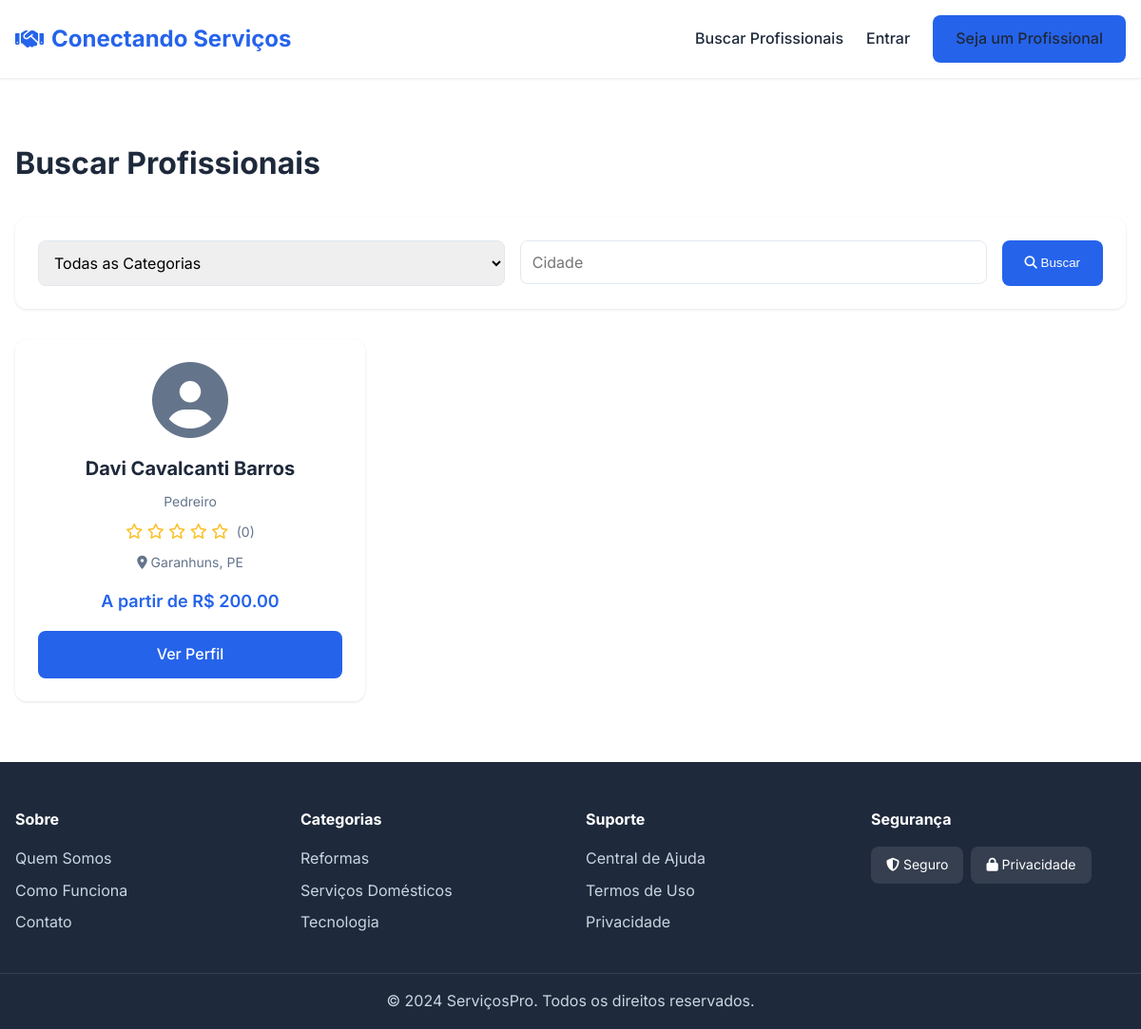
Before: /search with the older database file.
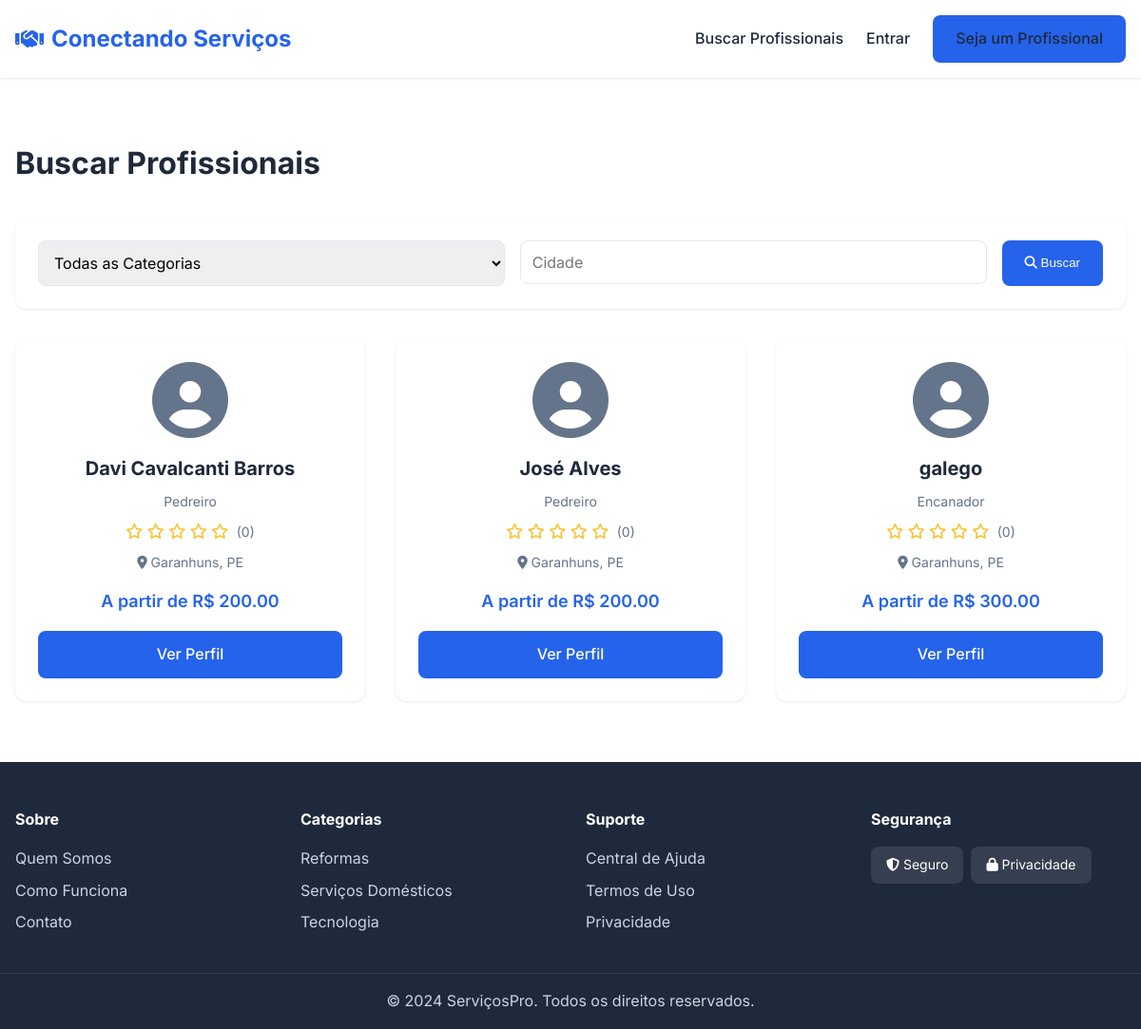
After: the same page with the newer database file.
### models.py (models this page shows, shortened)
class Professional(db.Model):
    __tablename__ = "professionals"
    id = db.Column(db.Integer, primary_key=True)
    user_id = db.Column(db.Integer, db.ForeignKey("users.id"), unique=True, nullable=False)
    category_id = db.Column(db.Integer, db.ForeignKey("service_categories.id"))
    bio = db.Column(db.Text)
    experience_years = db.Column(db.Integer)
    starting_price = db.Column(db.Float)
    profile_photo = db.Column(db.String(255))
    portfolio_photos = db.Column(db.Text)                # JSON
    services_offered = db.Column(db.Text)                # JSON
    tags = db.Column(db.String(255))
    availability = db.Column(db.String(255))
    verified = db.Column(db.Boolean, default=False)
    response_time = db.Column(db.String(50), default="24 horas (estimado)")
    created_at = db.Column(db.DateTime, default=datetime.utcnow)
    service_requests = db.relationship(
        "ServiceRequest",
        backref="professional",
        cascade="all, delete-orphan"
    )
    reviews = db.relationship(
        "Review",
        backref="professional",
        cascade="all, delete-orphan"
    )
    @property
    def average_rating(self):
        if not self.reviews:
            return 0
        return sum(r.rating for r in self.reviews) / len(self.reviews)
    @property
    def review_count(self):
        return len(self.reviews)

class User(db.Model, UserMixin):
    __tablename__ = 'users'
    id = db.Column(db.Integer, primary_key=True)
    name = db.Column(db.String(120), nullable=False)
    cpf = db.Column(db.String(14), unique=True, nullable=False)
    email = db.Column(db.String(120), unique=True, nullable=False)
    phone = db.Column(db.String(20))
    password_hash = db.Column(db.String(255), nullable=False)
    user_type = db.Column(db.String(20), default='client')  # client / professional
    cep = db.Column(db.String(9))
    address = db.Column(db.String(200))
    neighborhood = db.Column(db.String(120))
    city = db.Column(db.String(120))
    state = db.Column(db.String(2))
    created_at = db.Column(db.DateTime, default=datetime.utcnow)
    professional_profile = db.relationship(
        "Professional",
        backref="user",
        uselist=False,
        cascade="all, delete-orphan"
    )
    client_requests = db.relationship(
        "ServiceRequest",
        backref="client",
        foreign_keys="ServiceRequest.client_id",
        cascade="all, delete-orphan"
    )
    reviews_given = db.relationship(
        "Review",
        backref="client",
        foreign_keys="Review.client_id",
        cascade="all, delete-orphan"
    )

class ServiceCategory(db.Model):
    __tablename__ = "service_categories"
    id = db.Column(db.Integer, primary_key=True)
    name = db.Column(db.String(140), unique=True, nullable=False)
    description = db.Column(db.Text)
    image = db.Column(db.Text)  # <-- FALTAVA! AGORA A IMAGEM É SALVA AQUI
    created_at = db.Column(db.DateTime, default=datetime.utcnow)
    professionals = db.relationship(
        "Professional",
        backref="category",
        cascade="all, delete-orphan"
    )

### app.py (the view)
@app.route('/search')
def search():
    name = (request.args.get('name') or '').strip()
    category_id = request.args.get('category', '')
    neighborhood = (request.args.get('neighborhood') or '').strip()
    min_price = (request.args.get('min_price') or '').strip()
    max_price = (request.args.get('max_price') or '').strip()
    query = Professional.query.join(User)
    if name:
        query = query.filter(User.name.ilike(f"%{name}%"))
    if category_id and category_id.isdigit():
        query = query.filter(Professional.category_id == int(category_id))
    if neighborhood:
        query = query.filter(User.neighborhood.ilike(f"%{neighborhood}%"))
    try:
        if min_price:
            query = query.filter(Professional.starting_price >= float(min_price))
        if max_price:
            query = query.filter(Professional.starting_price <= float(max_price))
    except ValueError:
        pass
    professionals = query.all()
    categories = ServiceCategory.query.order_by(ServiceCategory.name).all()
    return render_template('search.html', professionals=professionals, categories=categories)

### templates/search.html (shortened to what this page needs)
{% extends "base.html" %}
{% block content %}
<section class="section">
    <div class="container">
        <h1 class="page-title">Buscar Profissionais</h1>
        <form action="{{ url_for('search') }}" method="get" class="search-filters">
            <div class="filter-group">
                <select name="category" class="form-input">
                    <option value="">Todas as Categorias</option>
                </select>
            </div>
            <div class="filter-group">
                <input type="text" name="city" placeholder="Cidade" class="form-input" value="{{ request.args.get('city', '') }}">
            </div>
            <button type="submit" class="btn-primary">
                <i class="fas fa-search"></i> Buscar
            </button>
        </form>
        <div class="professionals-grid">
            {% if professionals %}
                {% for prof in professionals %}
                    <div class="professional-card">
                        <div class="prof-photo">
                            <i class="fas fa-user-circle"></i>
                        </div>
                        <h3>{{ prof.user.name }}</h3>
                        <p class="category">{{ prof.category.name }}</p>
                        <div class="rating">
                            {% for i in range(5) %}
                                {% if i < prof.average_rating %}
                                    <i class="fas fa-star"></i>
                                {% else %}
                                    <i class="far fa-star"></i>
                                {% endif %}
                            {% endfor %}
                            <span>({{ prof.review_count }})</span>
                        </div>
                        <p class="location"><i class="fas fa-map-marker-alt"></i> {{ prof.user.city }}, {{ prof.user.state }}</p>
                        {% if prof.starting_price %}
                            <p class="price">A partir de R$ {{ "%.2f"|format(prof.starting_price) }}</p>
                        {% endif %}
                        <a href="{{ url_for('complete_professional_profile', professional_id=prof.id) }}" class="btn-primary btn-block">Ver Perfil</a>
                    </div>
                {% endfor %}
            {% else %}
                <div class="empty-state">
                    <i class="fas fa-search"></i>
                    <h3>Nenhum profissional encontrado</h3>
                    <p>Tente ajustar os filtros de busca</p>
                </div>
            {% endif %}
        </div>
    </div>
</section>
{% endblock %}

### templates/base.html (shortened to what this page needs)
<!DOCTYPE html>
<html lang="pt-BR">
<head>
    <link rel="stylesheet" href="https://cdnjs.cloudflare.com/ajax/libs/font-awesome/6.4.0/css/all.min.css">
    <link rel="stylesheet" href="{{ url_for('static', filename='css/style.css') }}">
</head>
<body>
    <nav class="navbar">
        <div class="container nav-container">
            <a href="{{ url_for('index') }}" class="logo">
                <i class="fas fa-handshake"></i>Conectando Serviços
            </a>
            <div class="nav-links">
                <a href="{{ url_for('search') }}">Buscar Profissionais</a>
                {% if current_user.is_authenticated %}
                <a href="{{ url_for('editar_perfil') }}">Meu Perfil</a>
                {% if current_user.user_type == 'professional' %}
                <a href="{{ url_for('complete_professional_profile') }}">Perfil Profissional</a>
                {% endif %}
                {% if current_user.user_type == 'admin' %}
                <a href="{{ url_for('list_categories') }}">Categorias</a>
                <a href="{{ url_for('admin_professionals') }}">Profissionais</a>
                <a href="{{ url_for('admin_users') }}">Usuários</a>
                {% endif %}
                <a href="{{ url_for('dashboard') }}">Dashboard</a>
                <a href="{{ url_for('logout') }}" class="btn-secondary">Sair</a>
                {% else %}
                <a href="{{ url_for('login') }}">Entrar</a>
                <a href="{{ url_for('register') }}?type=professional" class="btn-primary">Seja um Profissional</a>
                {% endif %}
            </div>
        </div>
    </nav>
    <main>
        {% block content %}{% endblock %}
    </main>
    <footer class="footer">
        <div class="container footer-content">
            <div class="footer-section">
                <h4>Sobre</h4>
                <ul>
                    <li><a href="#">Quem Somos</a></li>
                    <li><a href="#">Como Funciona</a></li>
                    <li><a href="#">Contato</a></li>
                </ul>
            </div>
            <div class="footer-section">
                <h4>Categorias</h4>
                <ul>
                    <li><a href="{{ url_for('search') }}?category=1">Reformas</a></li>
                    <li><a href="{{ url_for('search') }}?category=2">Serviços Domésticos</a></li>
                    <li><a href="{{ url_for('search') }}?category=3">Tecnologia</a></li>
                </ul>
            </div>
            <div class="footer-section">
                <h4>Suporte</h4>
                <ul>
                    <li><a href="#">Central de Ajuda</a></li>
                    <li><a href="#">Termos de Uso</a></li>
                    <li><a href="#">Privacidade</a></li>
                </ul>
            </div>
            <div class="footer-section">
                <h4>Segurança</h4>
                <div class="trust-badges">
                    <div class="badge"><i class="fas fa-shield-alt"></i> Seguro</div>
                    <div class="badge"><i class="fas fa-lock"></i> Privacidade</div>
                </div>
            </div>
        </div>
        <div class="footer-bottom">
            <div class="container">
                <p>&copy; 2024 ServiçosPro. Todos os direitos reservados.</p>
            </div>
        </div>
    </footer>
</body>
</html>

### static/css/style.css (style rules this page uses)
:root { --primary-color: #2563eb; --primary-dark: #1d4ed8; --secondary-color: #64748b; --success-color: #10b981; --danger-color: #ef4444; --warning-color: #f59e0b; --bg-light: #f8fafc; --text-dark: #1e293b; --text-muted: #64748b; --border-color: #e2e8f0; }
* { margin: 0; padding: 0; box-sizing: border-box; }
body { font-family: 'Inter', -apple-system, BlinkMacSystemFont, 'Segoe UI', sans-serif; color: var(--text-dark); line-height: 1.6; }
.container { max-width: 1280px; margin: 0 auto; padding: 0 1rem; }
.navbar { background: white; box-shadow: 0 1px 3px rgba(0,0,0,0.1); position: sticky; top: 0; z-index: 100; padding: 1rem 0; }
.nav-container { display: flex; justify-content: space-between; align-items: center; }
.logo { font-size: 1.5rem; font-weight: 700; color: var(--primary-color); text-decoration: none; display: flex; align-items: center; gap: 0.5rem; }
.nav-links { display: flex; gap: 1.5rem; align-items: center; }
.nav-links a { text-decoration: none; color: var(--text-dark); font-weight: 500; transition: color 0.2s; }
.btn-primary { background: var(--primary-color); color: white; padding: 0.75rem 1.5rem; border: none; border-radius: 0.5rem; font-weight: 500; cursor: pointer; text-decoration: none; display: inline-block; transition: background 0.2s; }
.btn-block { width: 100%; text-align: center; }
.section { padding: 4rem 0; }
.professionals-grid { display: grid; grid-template-columns: repeat(auto-fill, minmax(300px, 1fr)); gap: 2rem; }
.professional-card { background: white; padding: 1.5rem; border-radius: 0.75rem; box-shadow: 0 1px 3px rgba(0,0,0,0.1); text-align: center; }
.prof-photo { width: 80px; height: 80px; margin: 0 auto 1rem; color: var(--secondary-color); }
.prof-photo i { font-size: 80px; }
.professional-card h3 { font-size: 1.25rem; margin-bottom: 0.5rem; }
.category { color: var(--text-muted); font-size: 0.875rem; margin-bottom: 0.5rem; }
.rating { color: #fbbf24; margin-bottom: 0.5rem; }
.rating span { color: var(--text-muted); font-size: 0.875rem; margin-left: 0.25rem; }
.location { color: var(--text-muted); font-size: 0.875rem; margin-bottom: 0.5rem; }
.price { font-size: 1.125rem; font-weight: 600; color: var(--primary-color); margin: 1rem 0; }
.footer { background: #1e293b; color: white; padding: 3rem 0 1rem; }
.footer-content { display: grid; grid-template-columns: repeat(auto-fit, minmax(200px, 1fr)); gap: 2rem; margin-bottom: 2rem; }
.footer-section h4 { margin-bottom: 1rem; }
.footer-section ul { list-style: none; }
.footer-section a { color: #cbd5e1; text-decoration: none; display: block; margin-bottom: 0.5rem; }
.trust-badges { display: flex; gap: 0.5rem; flex-wrap: wrap; }
.badge { background: rgba(255,255,255,0.1); padding: 0.5rem 1rem; border-radius: 0.5rem; font-size: 0.875rem; }
.footer-bottom { border-top: 1px solid rgba(255,255,255,0.1); padding-top: 1rem; text-align: center; color: #cbd5e1; }
.form-input { width: 100%; padding: 0.75rem; border: 1px solid var(--border-color); border-radius: 0.5rem; font-size: 1rem; font-family: inherit; }
.page-title { font-size: 2rem; font-weight: 700; margin-bottom: 2rem; }
.search-filters { display: flex; gap: 1rem; margin-bottom: 2rem; background: white; padding: 1.5rem; border-radius: 0.75rem; box-shadow: 0 1px 3px rgba(0,0,0,0.1); }
.filter-group { flex: 1; }

Changed rows visible on the page:
added Professional: user.name "José Alves", category.name "Pedreiro", review_count "0", user.city "Garanhuns", user.state "PE", starting_price "200.00"
added Professional: user.name "galego", category.name "Encanador", review_count "0", user.city "Garanhuns", user.state "PE", starting_price "300.00"
